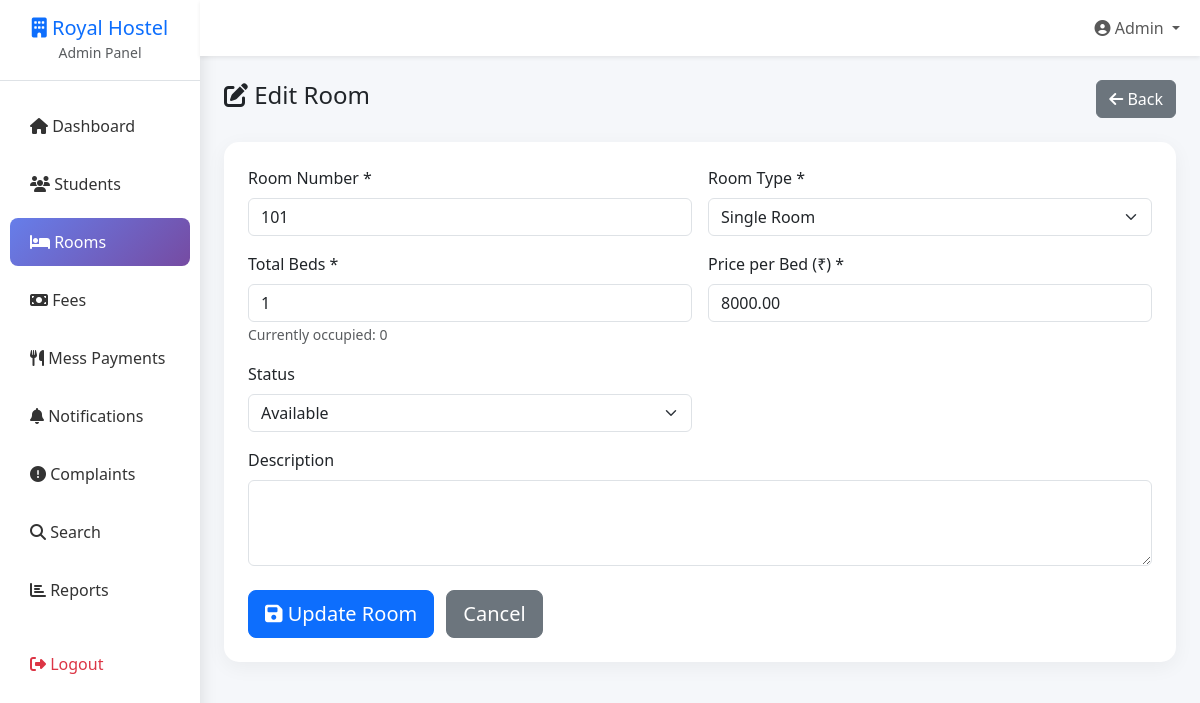
The page /edit_room.php?id=1 (signed in) on the database its author committed.
### tables this page shows
CREATE TABLE IF NOT EXISTS rooms (
    id INT PRIMARY KEY AUTO_INCREMENT,
    room_number VARCHAR(20) UNIQUE NOT NULL,
    room_type ENUM('single', 'double', 'triple', 'dormitory') NOT NULL,
    total_beds INT NOT NULL,
    occupied_beds INT DEFAULT 0,
    available_beds INT GENERATED ALWAYS AS (total_beds - occupied_beds) STORED,
    price_per_bed DECIMAL(10,2) NOT NULL,
    description TEXT,
    status ENUM('available', 'full', 'maintenance') DEFAULT 'available',
    created_at TIMESTAMP DEFAULT CURRENT_TIMESTAMP,
    updated_at TIMESTAMP DEFAULT CURRENT_TIMESTAMP ON UPDATE CURRENT_TIMESTAMP
);

### edit_room.php (the view, shortened to what this page needs)
<?php
require_once '../includes/config.php';
$room_id = (int)$_GET['id'];
$stmt = $conn->prepare("SELECT * FROM rooms WHERE id = ?");
$stmt->bind_param("i", $room_id);
$stmt->execute();
$result = $stmt->get_result();
$room = $result->fetch_assoc();
?>
<!DOCTYPE html>
<html lang="en">
<head>
    <link href="https://cdn.jsdelivr.net/npm/bootstrap@5.3.0/dist/css/bootstrap.min.css" rel="stylesheet">
    <link rel="stylesheet" href="https://cdnjs.cloudflare.com/ajax/libs/font-awesome/6.4.0/css/all.min.css">
</head>
<body>
    <div class="container-fluid">
        <div class="row">
            <div class="col-md-2 sidebar p-0">
                <div class="p-3 text-center border-bottom">
                    <h5 class="mb-0 text-primary">
                        <i class="fas fa-building"></i> Royal Hostel
                    </h5>
                    <small class="text-muted">Admin Panel</small>
                </div>
                <ul class="nav flex-column mt-3">
                    <li class="nav-item">
                        <a href="index.php" class="nav-link">
                            <i class="fas fa-home"></i> Dashboard
                        </a>
                    </li>
                    <li class="nav-item">
                        <a href="students.php" class="nav-link">
                            <i class="fas fa-users"></i> Students
                        </a>
                    </li>
                    <li class="nav-item">
                        <a href="rooms.php" class="nav-link active">
                            <i class="fas fa-bed"></i> Rooms
                        </a>
                    </li>
                    <li class="nav-item">
                        <a href="fees.php" class="nav-link">
                            <i class="fas fa-money-bill"></i> Fees
                        </a>
                    </li>
                    <li class="nav-item">
                        <a href="mess_payments.php" class="nav-link">
                            <i class="fas fa-utensils"></i> Mess Payments
                        </a>
                    </li>
                    <li class="nav-item">
                        <a href="notifications.php" class="nav-link">
                            <i class="fas fa-bell"></i> Notifications
                        </a>
                    </li>
                    <li class="nav-item">
                        <a href="complaints.php" class="nav-link">
                            <i class="fas fa-exclamation-circle"></i> Complaints
                        </a>
                    </li>
                    <li class="nav-item">
                        <a href="search.php" class="nav-link">
                            <i class="fas fa-search"></i> Search
                        </a>
                    </li>
                    <li class="nav-item">
                        <a href="reports.php" class="nav-link">
                            <i class="fas fa-chart-bar"></i> Reports
                        </a>
                    </li>
                    <li class="nav-item mt-3">
                        <a href="logout.php" class="nav-link text-danger">
                            <i class="fas fa-sign-out-alt"></i> Logout
                        </a>
                    </li>
                </ul>
            </div>
            <div class="col-md-10 p-0">
                <nav class="navbar navbar-expand-lg navbar-light bg-white shadow-sm">
                    <div class="container-fluid">
                        <div class="collapse navbar-collapse" id="navbarNav">
                            <ul class="navbar-nav ms-auto">
                                <li class="nav-item dropdown">
                                    <a class="nav-link dropdown-toggle" href="#" id="navbarDropdown" role="button" data-bs-toggle="dropdown">
                                        <i class="fas fa-user-circle"></i> <?php echo ucfirst($_SESSION['username']); ?>
                                    </a>
                                </li>
                            </ul>
                        </div>
                    </div>
                </nav>
                <div class="p-4">
                    <div class="d-flex justify-content-between align-items-center mb-4">
                        <h4><i class="fas fa-edit"></i> Edit Room</h4>
                        <a href="rooms.php" class="btn btn-secondary">
                            <i class="fas fa-arrow-left"></i> Back
                        </a>
                    </div>
                    <div class="form-card">
                        <div class="card-body p-4">
                            <form method="POST" action="">
                                <div class="row g-3">
                                    <div class="col-md-6">
                                        <label class="form-label">Room Number *</label>
                                        <input type="text" class="form-control" name="room_number" value="<?php echo htmlspecialchars($room['room_number']); ?>" required>
                                    </div>
                                    <div class="col-md-6">
                                        <label class="form-label">Room Type *</label>
                                        <select class="form-select" name="room_type" required>
                                            <option value="single" <?php echo ($room['room_type'] == 'single') ? 'selected' : ''; ?>>Single Room</option>
                                        </select>
                                    </div>
                                    <div class="col-md-6">
                                        <label class="form-label">Total Beds *</label>
                                        <input type="number" class="form-control" name="total_beds" value="<?php echo $room['total_beds']; ?>" min="1" required>
                                        <small class="text-muted">Currently occupied: <?php echo $room['occupied_beds']; ?></small>
                                    </div>
                                    <div class="col-md-6">
                                        <label class="form-label">Price per Bed (₹) *</label>
                                        <input type="number" class="form-control" name="price_per_bed" value="<?php echo $room['price_per_bed']; ?>" step="0.01" required>
                                    </div>
                                    <div class="col-md-6">
                                        <label class="form-label">Status</label>
                                        <select class="form-select" name="status">
                                            <option value="available" <?php echo ($room['status'] == 'available') ? 'selected' : ''; ?>>Available</option>
                                        </select>
                                    </div>
                                    <div class="col-12">
                                        <label class="form-label">Description</label>
                                        <textarea class="form-control" name="description" rows="3"><?php echo htmlspecialchars($room['description'] ?? ''); ?></textarea>
                                    </div>
                                </div>
                                <div class="mt-4">
                                    <button type="submit" class="btn btn-primary btn-lg">
                                        <i class="fas fa-save"></i> Update Room
                                    </button>
                                    <a href="rooms.php" class="btn btn-secondary btn-lg ms-2">Cancel</a>
                                </div>
                            </form>
                        </div>
                    </div>
                </div>
            </div>
        </div>
    </div>
</body>
</html>

### edit_room.php (style rules this page uses)
:root { --primary-color: #667eea; --secondary-color: #764ba2; }
body { background: #f5f7fa; }
.sidebar { background: white; min-height: 100vh; box-shadow: 2px 0 15px rgba(0, 0, 0, 0.1); }
.sidebar .nav-link { color: #333; padding: 12px 20px; border-radius: 8px; margin: 5px 10px; transition: all 0.3s; }
.sidebar .nav-link:hover, .sidebar .nav-link.active { background: linear-gradient(135deg, var(--primary-color), var(--secondary-color)); color: white; }
.form-card { background: white; border-radius: 15px; box-shadow: 0 5px 20px rgba(0, 0, 0, 0.05); }

### rows shown on the page
rooms: room_number "101", room_type "Single Room", total_beds "1", occupied_beds "0", price_per_bed "8000.00", status "Available"

### other values the page prints
$_SESSION['username'] "Admin"
